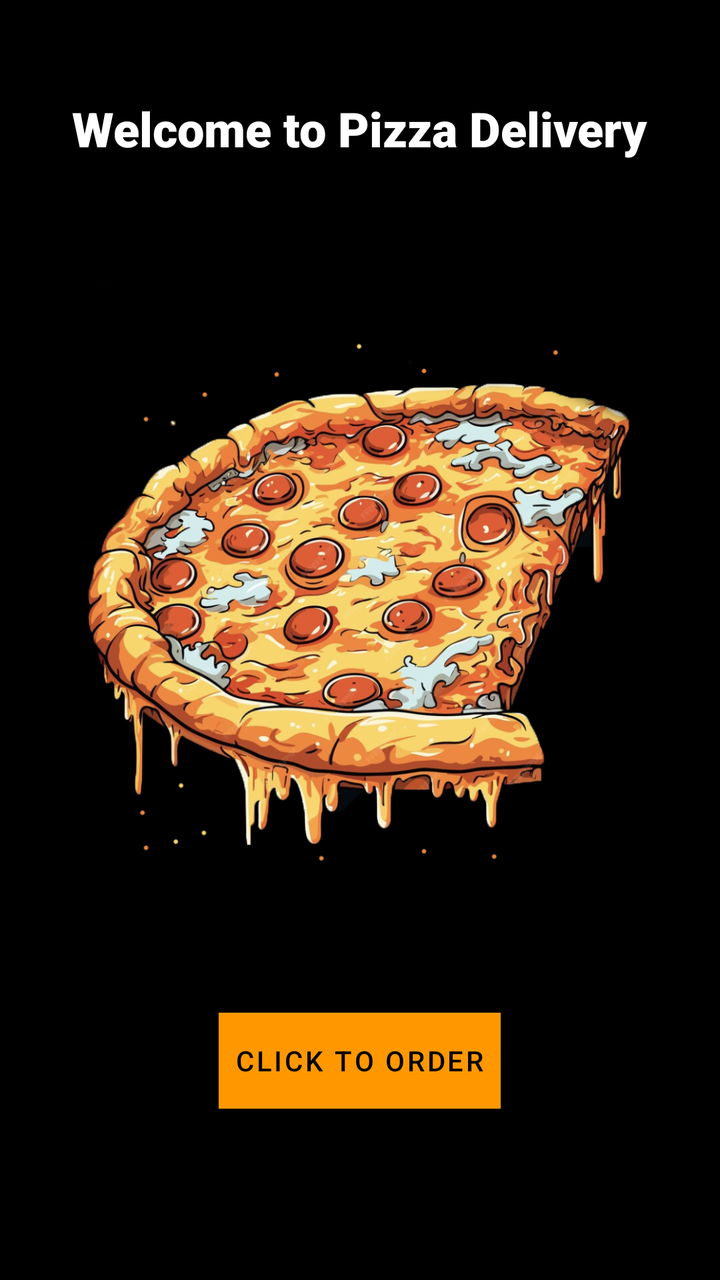
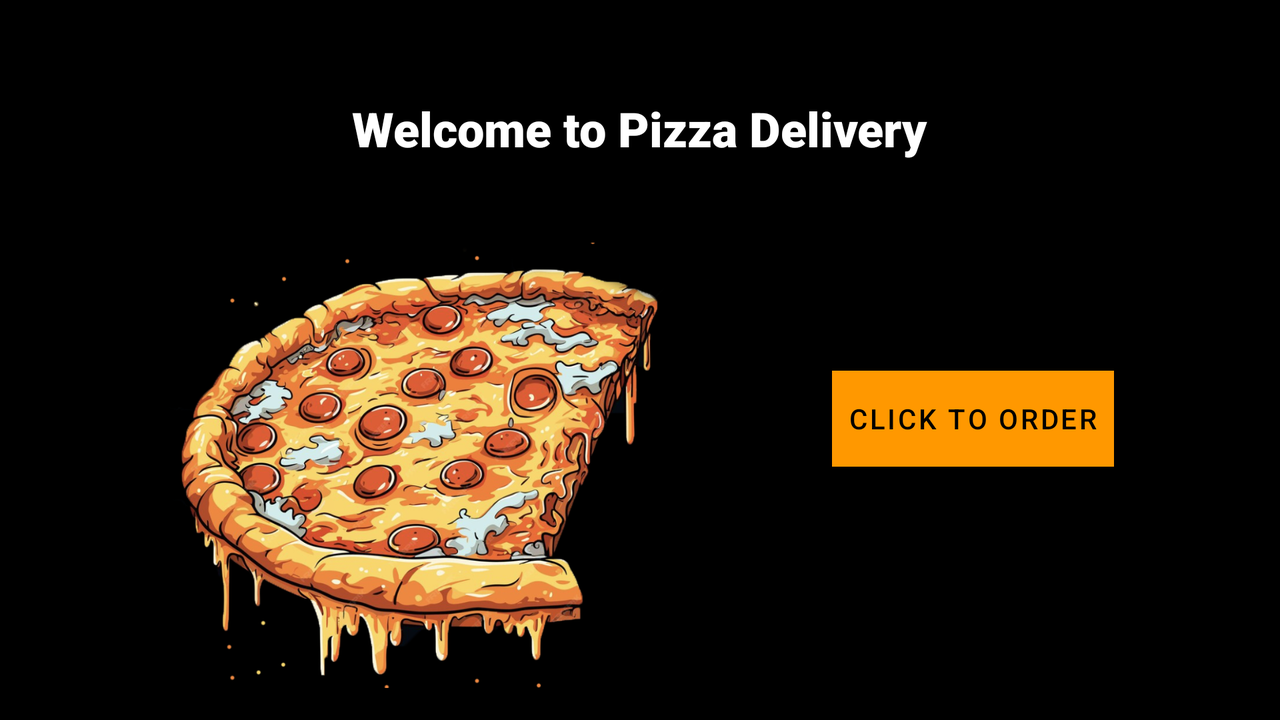

Two renders of one Android screen. The first uses the default layout on a phone; the second uses the alternative layout the repository ships for a different screen configuration, on a matching device. The two XML files are below.
<!-- AndroidManifest.xml: application theme Theme.NavigationDrawer -->
<!-- res/layout/activity_intro.xml -->
<?xml version="1.0" encoding="utf-8"?>
<RelativeLayout xmlns:android="http://schemas.android.com/apk/res/android"
    xmlns:app="http://schemas.android.com/apk/res-auto"
    android:layout_width="match_parent"
    android:layout_height="match_parent"
    android:background="#000000"
    android:padding="16dp">

    <ImageView
        android:id="@+id/pizzaImage"
        android:layout_width="wrap_content"
        android:layout_height="wrap_content"
        android:layout_gravity="center"
        android:scaleType="centerCrop"
        android:adjustViewBounds="true"
        android:layout_below="@id/introText"
        android:layout_marginTop="60dp"
        app:srcCompat="@drawable/intro" />

    <TextView
        android:id="@+id/introText"
        android:layout_width="wrap_content"
        android:layout_height="wrap_content"
        android:layout_centerHorizontal="true"
        android:layout_marginTop="32dp"
        android:fontFamily="sans-serif-black"
        android:text="@string/introText"
        android:textColor="#FFFFFF"
        android:textSize="24sp"
        android:textStyle="bold" />

    <Button
        android:id="@+id/startOrderButton"
        android:layout_width="wrap_content"
        android:layout_height="wrap_content"
        android:layout_below="@id/pizzaImage"
        android:layout_centerHorizontal="true"
        android:layout_gravity="center"
        android:layout_marginTop="40dp"
        android:text="@string/introButton"
        android:background="#FF9800"
        android:textColor="#000000"
        android:textAllCaps="true"
        android:padding="8dp"

        />

</RelativeLayout>
<!-- resources referenced by this layout -->
<resources>
  <!-- drawable intro: png bitmap (drawable, 979067 bytes) -->
  <string name="introButton">Click to Order</string>
  <string name="introText">Welcome to Pizza Delivery</string>
  <style name="Theme.NavigationDrawer" parent="Theme.MaterialComponents.DayNight.DarkActionBar">
          
          <item name="colorPrimary">@color/orange</item>
          <item name="colorPrimaryVariant">@color/orange</item>
          <item name="colorOnPrimary">@color/black</item>
          
          <item name="colorSecondary">@color/teal_200</item>
          <item name="colorSecondaryVariant">@color/teal_700</item>
          <item name="colorOnSecondary">@color/black</item>
          
          <item name="android:statusBarColor">?attr/colorPrimaryVariant</item>
          
      </style>
  <color name="orange">#FFFF9800</color>
  <color name="black">#FF000000</color>
  <color name="teal_200">#FF03DAC5</color>
  <color name="teal_700">#FF018786</color>
</resources>
<!-- res/layout-land/activity_intro.xml (the repository's variant of the layout above) -->
<!-- drawn on the phone turned sideways -->
<?xml version="1.0" encoding="utf-8"?>
<RelativeLayout xmlns:android="http://schemas.android.com/apk/res/android"
    xmlns:app="http://schemas.android.com/apk/res-auto"
    android:layout_width="match_parent"
    android:layout_height="match_parent"
    android:background="#000000"
    android:padding="16dp">

    <ImageView
        android:id="@+id/pizzaImage"
        android:layout_width="wrap_content"
        android:layout_height="wrap_content"
        android:layout_below="@id/introText"
        android:layout_gravity="center"
        android:layout_marginStart="50dp"
        android:layout_marginTop="41dp"
        android:adjustViewBounds="true"
        android:scaleType="centerCrop"
        app:srcCompat="@drawable/intro" />

    <TextView
        android:id="@+id/introText"
        android:layout_width="wrap_content"
        android:layout_height="wrap_content"
        android:layout_centerHorizontal="true"
        android:layout_marginTop="32dp"
        android:fontFamily="sans-serif-black"
        android:text="@string/introText"
        android:textColor="#FFFFFF"
        android:textSize="24sp"
        android:textStyle="bold" />

    <Button
        android:id="@+id/startOrderButton"
        android:layout_width="wrap_content"
        android:layout_height="wrap_content"
        android:layout_below="@id/pizzaImage"
        android:layout_gravity="center"
        android:layout_marginStart="400dp"
        android:layout_marginTop="-159dp"
        android:layout_marginBottom="48dp"
        android:background="#FF9800"

        android:padding="8dp"
        android:text="@string/introButton"
        android:textAllCaps="true"
        android:textColor="#000000" />

</RelativeLayout>
